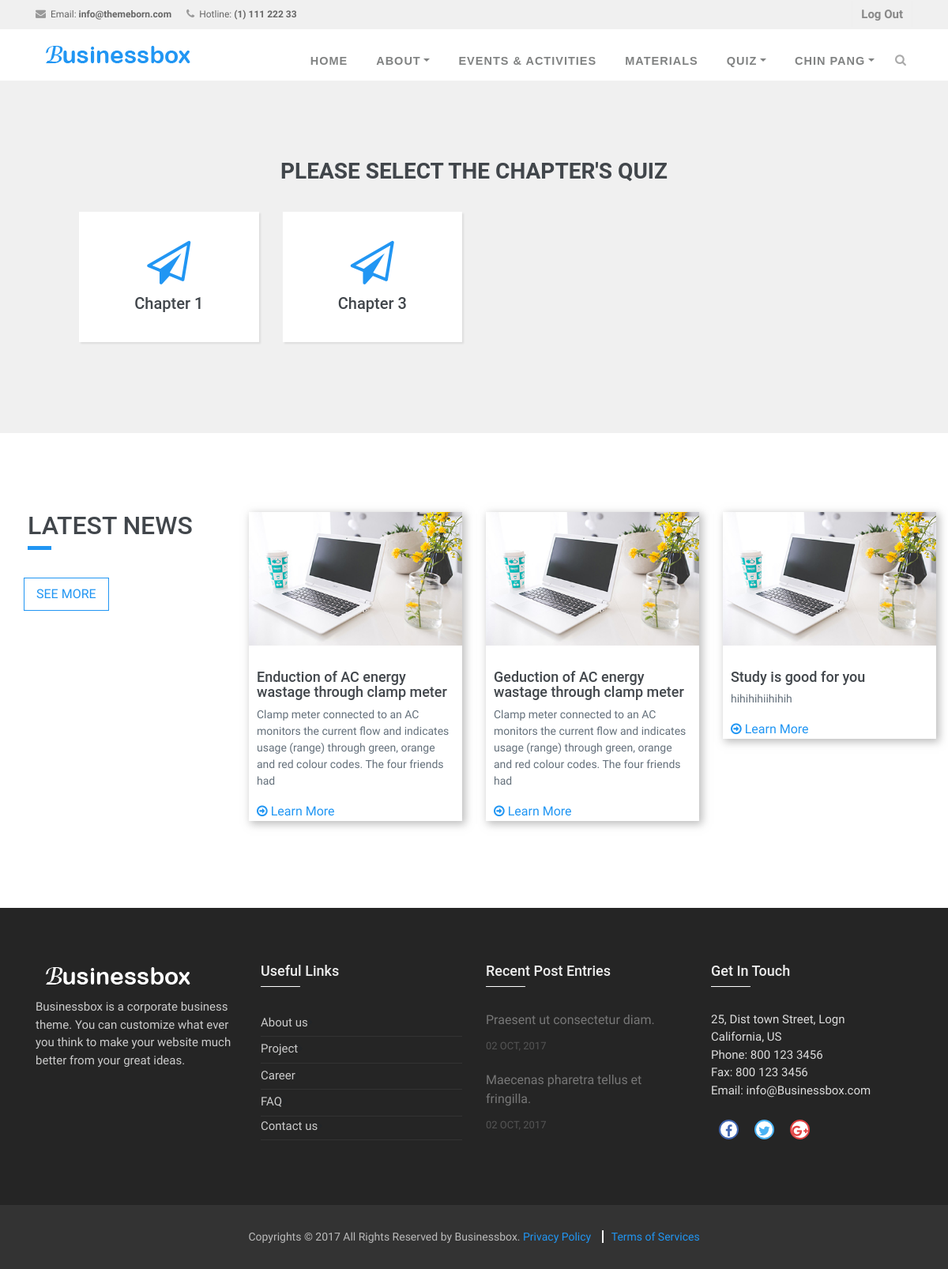
Screenshot of /System/quiz.php (signed in) with the database file from the repository.
### tables this page shows
CREATE TABLE IF NOT EXISTS `student` (
  `student_id` int(11) NOT NULL AUTO_INCREMENT,
  `student_fullname` varchar(255) NOT NULL,
  `student_ic` varchar(12) NOT NULL,
  `student_email` varchar(255) NOT NULL,
  `student_username` varchar(255) NOT NULL,
  `student_password` varchar(255) NOT NULL,
  `student_photo` text,
  `classroom_id` varchar(2) NOT NULL,
  `status` varchar(8) DEFAULT NULL,
  PRIMARY KEY (`student_id`)
);

CREATE TABLE IF NOT EXISTS `quiz_question` (
  `question_id` int(11) NOT NULL AUTO_INCREMENT,
  `chap_id` int(11) NOT NULL,
  `questions` varchar(255) NOT NULL,
  PRIMARY KEY (`question_id`)
);

CREATE TABLE IF NOT EXISTS `chapter` (
  `chap_id` int(11) NOT NULL AUTO_INCREMENT,
  `chapter` int(11) NOT NULL,
  `chap_name` varchar(255) NOT NULL,
  `teacher_id` int(11) NOT NULL,
  `date_uploaded` date NOT NULL,
  PRIMARY KEY (`chap_id`)
);

CREATE TABLE IF NOT EXISTS `announcement` (
  `ann_id` int(11) NOT NULL AUTO_INCREMENT,
  `ann_name` varchar(255) NOT NULL,
  `ann_content` text NOT NULL,
  `ann_image` varchar(255) NOT NULL,
  `teacher_id` int(11) NOT NULL,
  `date_uploaded` date NOT NULL,
  PRIMARY KEY (`ann_id`)
);

### System/quiz.php (the view, shortened to what this page needs)
<!DOCTYPE html>
<html lang="en">
  <head>
    <link href="css/bootstrap/bootstrap.min.css" rel="stylesheet">
    <link rel="stylesheet" href="font-awesome-4.7.0/css/font-awesome.min.css">
    <link rel="stylesheet" href="css/animate/animate.min.css">
    <link rel="stylesheet" href="css/owl-carousel/owl.carousel.min.css">
    <link rel="stylesheet" href="css/owl-carousel/owl.theme.default.min.css">
    <link rel="stylesheet" href="css/style.css">
    <link rel="stylesheet" href="css/careers.css">
  </head>
  <body id="page-top">
<header>
      <div class="top-menubar">
        <div class="topmenu">
          <div class="container">
            <div class="row">
              <div class="col-md-7">
                <ul class="list-inline top-contacts">
                  <li>
                    <i class="fa fa-envelope"></i> Email: <a href="mailto:info@themeborn.com"><b>info@themeborn.com</b></a>
                  </li>
                  <li>
                    <i class="fa fa-phone"></i> Hotline: <b>(1) 111 222 33</b>
                  </li>
                </ul>
              </div>
              <?php
              if(!isset($_SESSION['s_id']))
              {
              ?>
	              <div class="col-md-5">
	                <ul class="list-inline top-data">
	                  <li><a href="login.html" class="log-top">Login</a></li>
	                  <li><a href="register.html" class="log-top">Register</a></li>
	                </ul>
	              </div>
              <?php
              }else{
              ?>
              	<div class="col-md-5">
	                <ul class="list-inline top-data">
	                  <li><a href="logout.php" class="log-top">Log Out</a></li>
	                </ul>
	            </div>
	         <?php
	         }
	         ?>
            </div>
          </div>
        </div>
      </div>
      <nav class="navbar navbar-expand-lg navbar-light" id="mainNav" data-toggle="affix">
        <div class="container">
          <a class="navbar-brand smooth-scroll" href="index.php">
            <img src="img/logo-s.png" alt="logo">
          </a>
          <div class="collapse navbar-collapse" id="navbarResponsive">
            <ul class="navbar-nav ml-auto">
                <li class="nav-item" >
				<a class="nav-link smooth-scroll" href="index.php">Home</a></li>
                <li class="nav-item dropdown" >
                  <a class="nav-link dropdown-toggle smooth-scroll" href="#" id="navbarDropdownMenuLink" data-toggle="dropdown" aria-haspopup="true" aria-expanded="false">About</a>
                </li>
                <li class="nav-item" ><a class="nav-link smooth-scroll" href="news-list.php">Events & Activities</a></li>
                <?php
                if(isset($_SESSION['s_id']))
                {
                ?>
                <li class="nav-item" ><a class="nav-link smooth-scroll" href="material.php">Materials</a></li>
                <li class="nav-item dropdown" >
                  <a class="nav-link dropdown-toggle smooth-scroll" href="#" id="navbarDropdownMenuLink" data-toggle="dropdown" aria-haspopup="true" aria-expanded="false">Quiz</a>
                </li>
                <?php
                }
                ?>
                <?php
                if(isset($_SESSION['s_id']))
                {
                	$id = $_SESSION['s_id'];
                	include "conn.php";
                	$sql = "SELECT * FROM student WHERE student_id = '$id'";
                	$query = mysqli_query($conn, $sql);
                	if($rows = mysqli_fetch_array($query))
                	{
                ?>
	                <li class="nav-item dropdown" >
	                  <a class="nav-link dropdown-toggle smooth-scroll" href="#" id="navbarDropdownMenuLink" data-toggle="dropdown" aria-haspopup="true" aria-expanded="false"><?php echo $rows['student_fullname'] ?></a>
	                </li>
                <?php
                	}
                }
                ?>
                <li>
                  <i class="search fa fa-search search-btn"></i>
                </li>
            </ul>
          </div>
        </div>
      </nav>
    </header>
     <section id="career-p3">
       <div class="container-fluide">
         <div class="row career-p3-title">
          <div class="col-md-12">
           <h3 class="wow fadeInUp text-center">Please Select The Chapter's Quiz</h3>
          </div>
         </div>
         <div class="row wow fadeInUp">
         <?php
         	include "conn.php";
         	$s_id = $_SESSION['s_id'];
         	$sql = "SELECT * FROM student INNER JOIN classroom ON student.classroom_id = classroom.classroom_id INNER JOIN teacher ON classroom.teacher_id = teacher.teacher_id INNER JOIN chapter ON teacher.teacher_id = chapter.teacher_id INNER JOIN quiz_question ON chapter.chap_id = quiz_question.chap_id WHERE student.student_id = '$s_id' GROUP BY chapter.chapter";
         	$query = mysqli_query($conn, $sql);
         	while($rows = mysqli_fetch_array($query))
         	{
         ?>
           <div class="col-md-3 col-sm-6">
             <div class="career-p3-cont text-center">
             <?php
               echo "<i class='fa fa-paper-plane-o' onclick=\"window.location.href='tutorial_questions.php?id=".$rows['question_id']."'\"></i>";
            ?>
               <h5>Chapter <?php echo $rows['chapter'] ?></h5>
             </div>
           </div>
           <?php
           	}
           ?>
         </div>
       </div>
     </section>
    <section id="comp-offer">
      <div class="container-fluid">
        <div class="row">
          <div class="col-md-3 col-sm-6  desc-comp-offer wow fadeInUp" data-wow-delay="0.2s">
            <h2>Latest News</h2>
            <div class="heading-border-light"></div>
            <button class="btn btn-general btn-green" role="button" onclick="window.location.href='news-list.php'">See More</button>
          </div>
          <?php
          	include "conn.php";
          	$sql = "SELECT *, LEFT (ann_content,150) AS 'ann_contentt' FROM announcement ORDER BY date_uploaded DESC LIMIT 3";
          	$query = mysqli_query($conn,$sql);
          	while($rows = mysqli_fetch_array($query))
          	{
          ?>
          <div class="col-md-3 col-sm-6 desc-comp-offer wow fadeInUp" data-wow-delay="0.4s">
            <div class="desc-comp-offer-cont">
              <?php
              	echo "<div class='thumbnail-blogs' onclick=\"window.location.href='news-details.php?id=".$rows['ann_id']."'\">";
              ?>
                  <img src="img/news/news-1.jpg" class="img-fluid" alt="...">
              </div>
              <h3><?php echo $rows['ann_name'] ?></h3>
              <p class="desc"><?php echo $rows['ann_contentt'] ?></p>
              <?php
              	echo "<a href='news-details.php?id=".$rows['ann_id']."'><i class='fa fa-arrow-circle-o-right'></i> Learn More</a>";
              ?>
            </div>
          </div>
          <?php
          	}
          ?>
        </div>
      </div>
    </section>
    <footer>
        <div id="footer-s1" class="footer-s1">
          <div class="footer">
            <div class="container">
              <div class="row">
                <div class="col-md-3 col-sm-6 ">
                  <div><img src="img/logo-w.png" alt="" class="img-fluid"></div>
                  <ul class="list-unstyled comp-desc-f">
                     <li><p>Businessbox is a corporate business theme. You can customize what ever you think to make your website much better from your great ideas. </p></li>
                  </ul><br>
                </div>
                <div class="col-md-3 col-sm-6 ">
                  <div class="heading-footer"><h2>Useful Links</h2></div>
                  <ul class="list-unstyled link-list">
                    <li><a href="about.html">About us</a><i class="fa fa-angle-right"></i></li>
                    <li><a href="project.html">Project</a><i class="fa fa-angle-right"></i></li>
                    <li><a href="careers.html">Career</a><i class="fa fa-angle-right"></i></li>
                    <li><a href="faq.html">FAQ</a><i class="fa fa-angle-right"></i></li>
                    <li><a href="contact.html">Contact us</a><i class="fa fa-angle-right"></i></li>
                  </ul>
                </div>
                <div class="col-md-3 col-sm-6 ">
                  <div class="heading-footer"><h2>Recent Post Entries</h2></div>
                  <ul class="list-unstyled thumb-list">
                    <li>
                      <div class="overflow-h">
                        <a href="#">Praesent ut consectetur diam.</a>
                        <small>02 OCT, 2017</small>
                      </div>
                    </li>
                    <li>
                      <div class="overflow-h">
                        <a href="#">Maecenas pharetra tellus et fringilla.</a>
                        <small>02 OCT, 2017</small>
                      </div>
                    </li>
                  </ul>
                </div>
                <div class="col-md-3 col-sm-6">
                  <div class="heading-footer"><h2>Get In Touch</h2></div>
                  <address class="address-details-f">
                    25, Dist town Street, Logn <br>
                    California, US <br>
                    Phone: 800 123 3456 <br>
                    Fax: 800 123 3456 <br>
                    Email: <a href="mailto:info@Businessbox.com" class="">info@Businessbox.com</a>
                  </address>
                  <ul class="list-inline social-icon-f top-data">
                    <li><a href="#" target="_empty"><i class="fa top-social fa-facebook"></i></a></li>
                    <li><a href="#" target="_empty"><i class="fa top-social fa-twitter"></i></a></li>
                    <li><a href="#" target="_empty"><i class="fa top-social fa-google-plus"></i></a></li>
                  </ul>
                </div>
              </div>
            </div>
          </div>
        </div>
        <div id="footer-bottom">
            <div class="container">
                <div class="row">
                    <div class="col-md-12">
                        <div id="footer-copyrights">
                            <p>Copyrights &copy; 2017 All Rights Reserved by Businessbox. <a href="#">Privacy Policy</a> <a href="#">Terms of Services</a></p>
                        </div>
                    </div>
                </div>
            </div>
        </div>
    </footer>
  </body>
</html>

### System/css/careers.css (style rules this page uses)
#career-p3 { width: 100%; background: #f0f0f0; padding:100px ; }
#career-p3 .career-p3-title h3 { text-align: center; font-weight: 700; margin-bottom: 20px; }
#career-p3 .career-p3-cont { padding: 30px; margin: 15px 0; background: #fff; box-shadow: 2px 2px 2px #ddd; -webkit-transition: all .5s ease-in-out; transition: all .5s ease-in-out; }
#career-p3 .career-p3-cont i { font-size: 55px; height: 70px; line-height: 70px; color:#2196f3; }
#career-p3 .career-p3-cont h5 { color: #41464b; text-transform: none; padding-top: 5px; }

### rows the page displays
student: student_fullname "CHIN PANG", chapter.chapter "1", chapter.chapter "3"
announcement: ann_name "Enduction of AC energy wastage through clamp meter", ann_contentt "Clamp meter connected to an AC monitors the current flow and indicates usage (range) through green, orange and red colour codes. The four friends had"
announcement: ann_name "Geduction of AC energy wastage through clamp meter", ann_contentt "Clamp meter connected to an AC monitors the current flow and indicates usage (range) through green, orange and red colour codes. The four friends had"
announcement: ann_name "Study is good for you", ann_contentt "hihihihiihihih"
